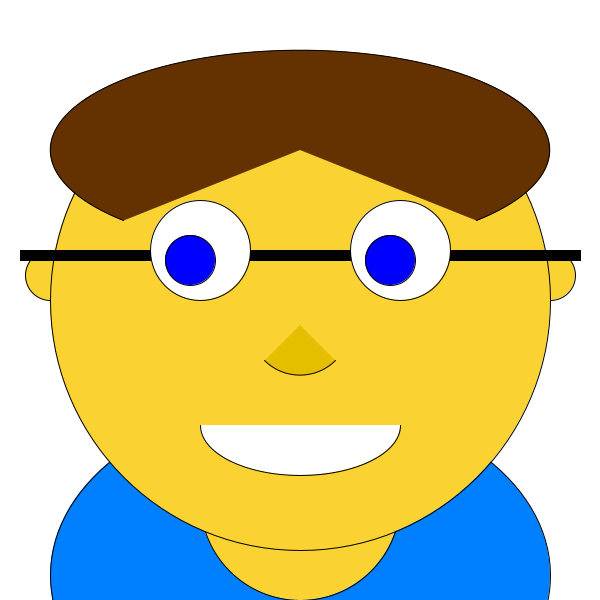
Frame 1 (no input)
Frame 60 (the mouse pressed at the canvas centre just before this capture): identical to frame 1, image omitted
Frame 120 (the mouse held since frame 60 and released just before this capture): identical to frame 1, image omitted

The Processing sketch that drew this single still picture (run headless with seeded random() and noise(); from frame 60 on, the mouse is pressed at the canvas centre):

// Processing sketch: Leif_Face_001
// ── Leif_Face_001.pde
void setup()
{
  size(600, 600);
  strokeWeight(1);
  smooth();
  background(255);
  stroke(0, 0, 0);
  fill(0, 128, 255);
  ellipse(300, 575, 500, 350); // Shirt
  fill(250, 210, 50);
  ellipse(300, 500, 200, 200); // Neck
  ellipse(50, 275, 50, 50); // Ears
  ellipse(550, 275, 50, 50);
  ellipse(300, 300, 500, 500); // Head
  fill(255, 255, 255);
  ellipse(200, 250, 100, 100); // Eyes
  ellipse(400, 250, 100, 100);
  fill(230, 190, 0);
  arc(300, 325, 100, 100, 1*PI/4, 3*PI/4); // Nose
  fill(255, 255, 255);
  arc(300, 425, 200, 100, 0, PI); // Mouth
  fill(0, 0, 255);
  ellipse(190, 260, 50, 50); // Eye Pupals
  ellipse(390, 260, 50, 50);
  fill(100, 50, 0);
  arc(300, 150, 500, 200, 3*PI/4, 9*PI/4); // Hair
  fill(0, 0, 0);
  rect(20, 250, 130, 10); // Glasses
  rect(250, 250, 100, 10);
  rect(450, 250, 130, 10);
}

void draw()
{
  
}
